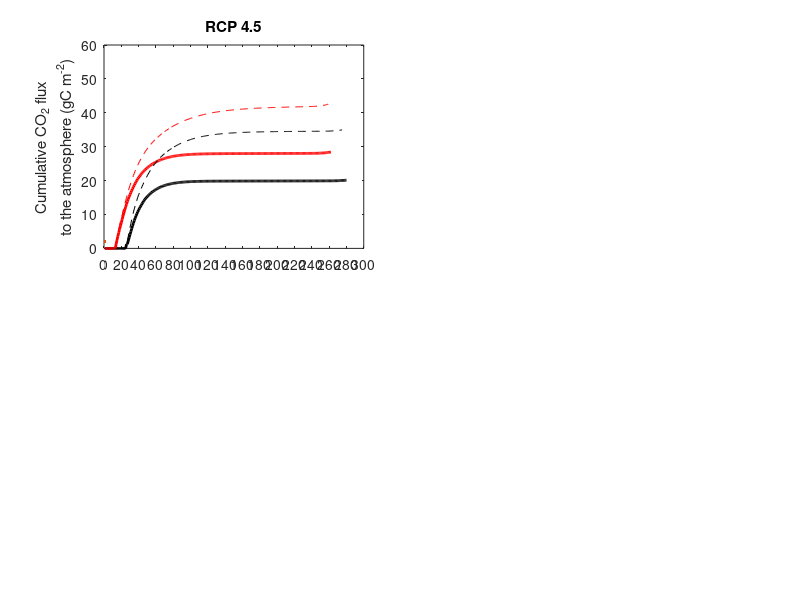

MATLAB code for this plot: (Note: this script raises an error after producing the figure.)
%% Default Snowdown SR RCP 4.5
% Clear existing data and load new data
close all  % Close all open figures
clearvars  % Clear all variables from the workspace
load("SR_45.mat")  % Load the dataset from a .mat file

% Create copies of the data for specific years
SRi_J_2046sum = SRi_2046sum;
SRi_J_2096sum = SRi_2096sum;

% Plot setup
figure('Position', [100, 100, 650, 450]);  % Create a new figure with specified size
subplot(2, 2, 1)  % Create a subplot (2x2 grid, first plot)

% Plot snow accumulation data for 2046
% Find the date when accumulation stops
ix = find(diff(SRi_J_2046sum) == 0);  % Find rows where the difference between consecutive values is 0
ix2 = find(ix > 200);  % Exclude rows pertaining to the start of snow season
ix3 = min(ix(ix2));  % Find the earliest date where snow accumulation stops
p1 = plot([1:ix3], (SRi_J_2046sum(1:ix3, 1)), 'black', 'LineWidth', 2);  % Plot the data up to the earliest stop date
hold on

% Plot snow accumulation data for 2096
% Find the date when accumulation stops
ix = find(diff(SRi_J_2096sum) == 0);  % Find rows where the difference between consecutive values is 0
ix2 = find(ix > 200);  % Exclude rows pertaining to the start of snow season
ix3 = min(ix(ix2));  % Find the earliest date where snow accumulation stops
p2 = plot([1:ix3], (SRi_J_2096sum(1:ix3, 1)), 'red', 'LineWidth', 2);  % Plot the data up to the earliest stop date

% Additional plot settings
set(gca, 'xtick', [0:20:304]);  % Set x-axis ticks at intervals of 20
hold on
xlim([0 300])  % Set x-axis limits
xtickangle(45)  % Rotate x-axis tick labels by 45 degrees

%% Sturm Snowdown SR RCP 4.5
%the above section is repeated for the sturm data
load("SR_Sturm_45.mat")

SRi_S_2046sum = SRi_2046sum;
SRi_S_2096sum = SRi_2096sum;

hold on
ix=find(diff(SRi_S_2046sum)==0); % find rows where the difference between consectiuve vals =0
ix2=find(ix > 200); % cuts off rows pertaining to start of snow season
ix3=min(ix(ix2)); % this finds the rows pertaining to end of season (i.e. >200) and then gets the minimum row (ie earliest snow off)
p3 = plot([1:ix3], (SRi_S_2046sum(1:ix3,1)), 'k--', LineWidth=2);
hold on
ix=find(diff(SRi_S_2096sum)==0); % find rows where the difference between consectiuve vals =0
ix2=find(ix > 200); % cuts off rows pertaining to start of snow season
ix3=min(ix(ix2)); % this finds the rows pertaining to end of season (i.e. >200) and then gets the minimum row (ie earliest snow off)
p4 = plot([1:ix3], (SRi_S_2096sum(1:ix3,1)), 'r--', LineWidth=2);
set(gca, 'xtick' ,[0:20:304]);
hold on
xlim([0 300])
ylim([0 60])
ylabeltext = ({"Cumulative CO_2 flux", "to the atmosphere (gC m^{-2})"});
ylabel(ylabeltext)
% ylabel('Cumulative Soil Respiration (gC/m^2/day)')
% xlabel('Days since 1^{st} Sep')
title('RCP 4.5')
legend([p1 p2 p3 p4], {'CORDEX-Jordan 2016-2046', 'CORDEX-Jordan 2066-2096', 'CORDEX-Sturm 2016-2046', 'CORDEX-Sturm 2066-2096'}, "Location", "southeast", 'FontSize', 7);
%% Default Snowdown SR RCP 8.5
%the above sections are repeated for each subplot
clearvars
load("SR_85.mat")

SRi_J_2046sum = SRi_2046sum;
SRi_J_2096sum = SRi_2096sum;

subplot(2,2,2)
ix=find(diff(SRi_J_2046sum)==0); % find rows where the difference between consectiuve vals =0
ix2=find(ix > 200); % cuts off rows pertaining to start of snow season
ix3=min(ix(ix2)); % this finds the rows pertaining to end of season (i.e. >200) and then gets the minimum row (ie earliest snow off)
p3 = plot([1:ix3], (SRi_J_2046sum(1:ix3,1)), 'k-', LineWidth=2);
hold on
ix=find(diff(SRi_J_2096sum)==0); % find rows where the difference between consectiuve vals =0
ix2=find(ix > 200); % cuts off rows pertaining to start of snow season
ix3=min(ix(ix2)); % this finds the rows pertaining to end of season (i.e. >200) and then gets the minimum row (ie earliest snow off)
p4 = plot([1:ix3], (SRi_J_2096sum(1:ix3,1)), 'r-', LineWidth=2);
set(gca, 'xtick' ,[0:20:304]);
hold on
xlim([0 300])
xtickangle(45)
%% Sturm Snowdown SR RCP 8.5
load("SR_Sturm_85.mat")

SRi_S_2046sum = SRi_2046sum;
SRi_S_2096sum = SRi_2096sum;

hold on
ix=find(diff(SRi_S_2046sum)==0); % find rows where the difference between consectiuve vals =0
ix2=find(ix > 200); % cuts off rows pertaining to start of snow season
ix3=min(ix(ix2)); % this finds the rows pertaining to end of season (i.e. >200) and then gets the minimum row (ie earliest snow off)
p3 = plot([1:ix3], (SRi_S_2046sum(1:ix3,1)), 'k--', LineWidth=2);
hold on
ix=find(diff(SRi_S_2096sum)==0); % find rows where the difference between consectiuve vals =0
ix2=find(ix > 200); % cuts off rows pertaining to start of snow season
ix3=min(ix(ix2)); % this finds the rows pertaining to end of season (i.e. >200) and then gets the minimum row (ie earliest snow off)
p4 = plot([1:ix3], (SRi_S_2096sum(1:ix3,1)), 'r--', LineWidth=2);
set(gca, 'xtick' ,[0:20:304]);
hold on
ylim([0 60])
xlim([0 300])
% xlabel('Days since 1^{st} Sep')
title('RCP 8.5')
%% Default Snowdown FCH4 RCP 4.5
clearvars
load("FCH4_45.mat")
FCH4i_J_2046sum = FCH4i_2046sum;
FCH4i_J_2096sum = FCH4i_2096sum;

load("FCH4_45.mat")
subplot(2,2,3)
ix=find(diff(FCH4i_J_2046sum)==0); % find rows where the difference between consectiuve vals =0
ix2=find(ix > 200); % cuts off rows pertaining to start of snow season
ix3=min(ix(ix2)); % this finds the rows pertaining to end of season (i.e. >200) and then gets the minimum row (ie earliest snow off)
p3 = plot([1:ix3], (FCH4i_J_2046sum(1:ix3,1)), 'k-', LineWidth=2);
hold on
ix=find(diff(FCH4i_J_2096sum)==0); % find rows where the difference between consectiuve vals =0
ix2=find(ix > 200); % cuts off rows pertaining to start of snow season
ix3=min(ix(ix2)); % this finds the rows pertaining to end of season (i.e. >200) and then gets the minimum row (ie earliest snow off)
p4 = plot([1:ix3], (FCH4i_J_2096sum(1:ix3,1)), 'r-', LineWidth=2);
set(gca, 'xtick' ,[0:20:304]);
hold on
xlim([0 300])
xtickangle(45)
%% Sturm Snowdown FCH4 RCP 4.5
load("FCH4_Sturm_45.mat")

FCH4i_S_2046sum = FCH4i_2046sum;
FCH4i_S_2096sum = FCH4i_2096sum;

hold on
ix=find(diff(FCH4i_S_2046sum)==0); % find rows where the difference between consectiuve vals =0
ix2=find(ix > 200); % cuts off rows pertaining to start of snow season
ix3=min(ix(ix2)); % this finds the rows pertaining to end of season (i.e. >200) and then gets the minimum row (ie earliest snow off)
p3 = plot([1:ix3], (FCH4i_S_2046sum(1:ix3,1)), 'k--', LineWidth=2);
hold on
ix=find(diff(FCH4i_S_2096sum)==0); % find rows where the difference between consectiuve vals =0
ix2=find(ix > 200); % cuts off rows pertaining to start of snow season
ix3=min(ix(ix2)); % this finds the rows pertaining to end of season (i.e. >200) and then gets the minimum row (ie earliest snow off)
p4 = plot([1:ix3], (FCH4i_S_2096sum(1:ix3,1)), 'r--', LineWidth=2);
set(gca, 'xtick' ,[0:20:304]);
hold on
xlim([0 300])
ylim([0 1.5])
ylabeltext = ({"Cumulative CH_4 flux", "to the atmosphere (gC m^{-2})"});
ylabel(ylabeltext)
% ylabel('Cumulative Soil Respiration (gC/m^2/day)')
xlabel('Days since 1^{st} Sep')
% legend([p1 p2 p3 p4], {'Default 2016-2046', 'Default 2066-2096', 'Sturm 2016-2046', 'Sturm 2066-2096'}, Location="southeast");
%% Default Snowdown FCH4 RCP 8.5
clearvars
load("FCH4_85.mat")

FCH4i_J_2046sum = FCH4i_2046sum;
FCH4i_J_2096sum = FCH4i_2096sum;

subplot(2,2,4)
ix=find(diff(FCH4i_J_2046sum)==0); % find rows where the difference between consectiuve vals =0
ix2=find(ix > 200); % cuts off rows pertaining to start of snow season
ix3=min(ix(ix2)); % this finds the rows pertaining to end of season (i.e. >200) and then gets the minimum row (ie earliest snow off)
p3 = plot([1:ix3], (FCH4i_J_2046sum(1:ix3,1)), 'k-', LineWidth=2);
hold on
ix=find(diff(FCH4i_J_2096sum)==0); % find rows where the difference between consectiuve vals =0
ix2=find(ix > 200); % cuts off rows pertaining to start of snow season
ix3=min(ix(ix2)); % this finds the rows pertaining to end of season (i.e. >200) and then gets the minimum row (ie earliest snow off)
p4 = plot([1:ix3], (FCH4i_J_2096sum(1:ix3,1)), 'r-', LineWidth=2);
set(gca, 'xtick' ,[0:20:304]);
hold on
xlim([0 300])
%% Sturm Snowdown FCH4 RCP 8.5
load("FCH4_Sturm_85.mat")

FCH4i_S_2046sum = FCH4i_2046sum;
FCH4i_S_2096sum = FCH4i_2096sum;

hold on
ix=find(diff(FCH4i_S_2046sum)==0); % find rows where the difference between consectiuve vals =0
ix2=find(ix > 200); % cuts off rows pertaining to start of snow season
ix3=min(ix(ix2)); % this finds the rows pertaining to end of season (i.e. >200) and then gets the minimum row (ie earliest snow off)
p3 = plot([1:ix3], (FCH4i_S_2046sum(1:ix3,1)), 'k--', LineWidth=2);
hold on
ix=find(diff(FCH4i_S_2096sum)==0); % find rows where the difference between consectiuve vals =0
ix2=find(ix > 200); % cuts off rows pertaining to start of snow season
ix3=min(ix(ix2)); % this finds the rows pertaining to end of season (i.e. >200) and then gets the minimum row (ie earliest snow off)
p4 = plot([1:ix3], (FCH4i_S_2096sum(1:ix3,1)), 'r--', LineWidth=2);
set(gca, 'xtick' ,[0:20:304]);
hold on
ylim([0 1.5])
xlim([0 300])
xtickangle(45)
xlabel('Days since 1^{st} Sep')
%% plot options
annotation('textbox', [0.433448784376245 0.869630549190156 0.0329015544041451 0.0536062378167641], 'String', '(a)', 'EdgeColor', 'none', 'FontSize', 14, 'FontWeight', 'normal')
annotation('textbox', [0.874316859306496 0.869630549190156 0.0334196891191709 0.0536062378167641], 'String', '(b)', 'EdgeColor', 'none', 'FontSize', 14, 'FontWeight', 'normal')
annotation('textbox', [0.433448784376245 0.396297215856823 0.0329015544041451 0.053606237816764], 'String', '(c)', 'EdgeColor', 'none', 'FontSize', 14, 'FontWeight', 'normal')
annotation('textbox', [0.874316859306496 0.396297215856823 0.0334196891191711 0.0536062378167641], 'String', '(d)', 'EdgeColor', 'none', 'FontSize', 14, 'FontWeight', 'normal')
%% save plot
set(gcf, 'Position', [100 200 1150 850]);
fontsize(15,'points')
legendObj = findobj(gcf, 'Type', 'Legend');
fs=8;
set(legendObj, 'FontSize', fs);
%% figure export
exportgraphics(gcf, "cumu.pdf", "Resolution",300)
